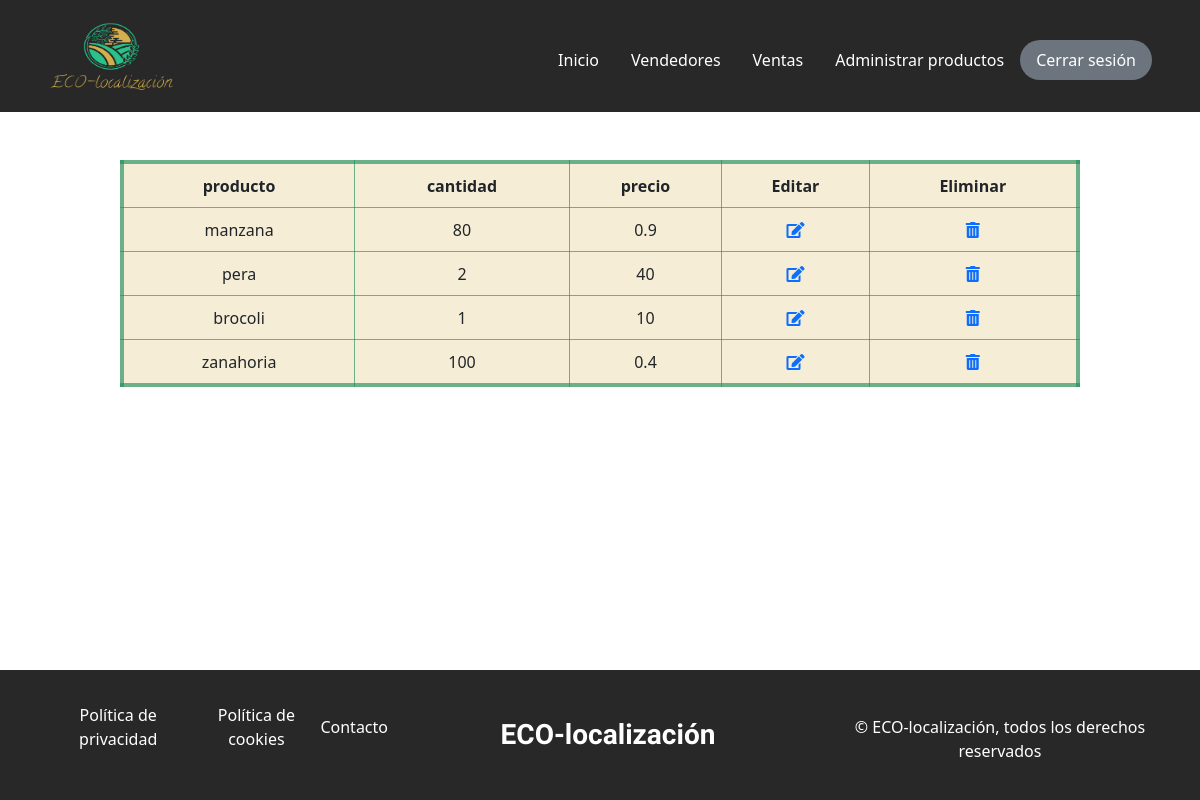
Page /administracion_productos/index.php (signed in) on the earlier database version.
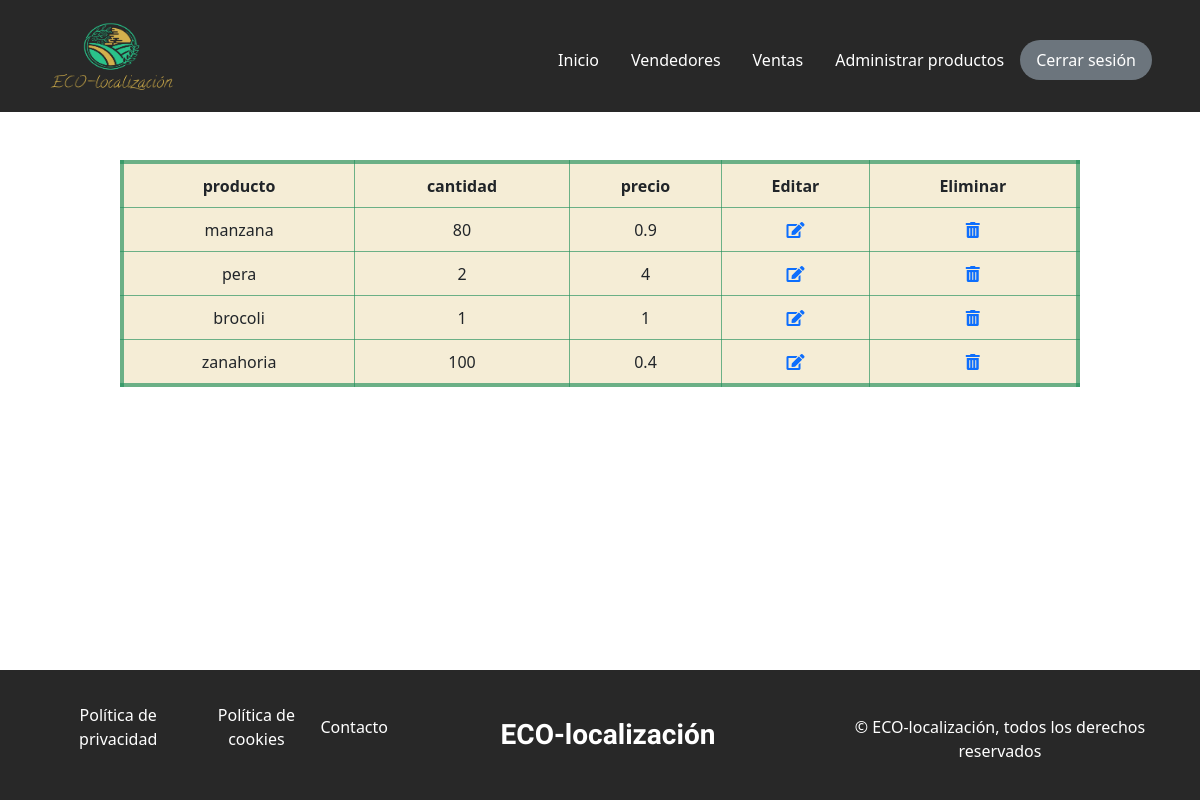
Same page on the later database version.
### tables this page shows
CREATE TABLE `precios` (
  `id` int(8) NOT NULL,
  `id_vendedor` int(5) NOT NULL,
  `id_producto` int(8) NOT NULL,
  `cantidad` int(8) NOT NULL,
  `precio` float NOT NULL
);

CREATE TABLE `productos` (
  `id` int(8) NOT NULL,
  `producto` varchar(20) NOT NULL
);

### administracion_productos/operacionesGenerales.php (called while the page is built, shortened)
<?php include_once "../php/databaseManagement.inc.php";
    function obtenerProductos($id_vendedor){
        try {
            $con = new PDO("mysql:host=" . $GLOBALS['servidor'] . ";dbname=" . $GLOBALS['baseDatos'], $GLOBALS['user'], $GLOBALS['pass']);
            $sql = $con->prepare("SELECT precios.id,productos.producto,precios.cantidad,precios.precio from precios,productos WHERE precios.id_producto=productos.id AND precios.id_vendedor = :id_vendedor;");
            $sql->bindParam(":id_vendedor", $id_vendedor);
            $sql->execute();
            $miArray = [];
            while ($row = $sql->fetch(PDO::FETCH_ASSOC)) {
                $miArray[] = $row;
            }
        } catch (PDOException $e) {
            header("location: ../php/error.php");
        }
        return $miArray;
    }
?>

### administracion_productos/index.php (the view, shortened to what the changed rows need)
<!DOCTYPE html>
<html lang="es">
<head>
    <link rel="stylesheet" href="../fontawesome-free-5.15.4-web/css/all.min.css">
    <link rel="stylesheet" href="../css/bootstrap.min.css">
    <link rel="stylesheet" href="../css/headers.css">
    <link rel="stylesheet" href="../css/gestiones.css">
</head>
<body>
    <section>
    <article">
        <div class="row">
                    <div>
                        <table class="fixed_headers mt-5">
                            <thead>
                                <tr>
                                    <th>producto</th>
                                    <th>cantidad</th>
                                    <th>precio</th>
                                    <th>Editar</th>
                                    <th>Eliminar</th>
                                </tr>
                            </thead>
                            <tbody>
                                <?php include_once "operacionesGenerales.php";
                                    $producto = obtenerProductos($_SESSION['id']);
                                    for ($i=0;$i<sizeof($producto);$i++){
                                        echo "<tr>";
                                            echo "<td>".$producto[$i]['producto']."</td>";
                                            echo "<td>".$producto[$i]['cantidad']."</td>";
                                            echo "<td>".$producto[$i]['precio']."</td>";
                                            echo "<td><a href='editarProducto.php?varId=".$producto[$i]["id"]."'><i class='fas fa-edit'></i></a></td>";
                                            echo "<td><a href='eliminarProducto.php?varId=".$producto[$i]["id"]."'><i class='fas fa-trash-alt'></i></a></td>";
                                        echo "</tr>";
                                    }
                                ?>
                            </tbody>
                        </table>
                    </div>
                </div>
    </section>
</body>
</html>

Differences in the rows shown:
changed precios "pera": precio "40" → "4"
changed precios "brocoli": precio "10" → "1"
